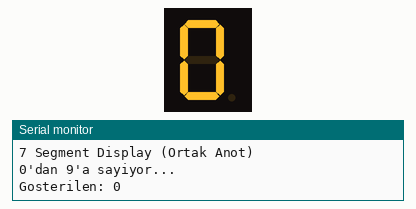
Simulated run of this sketch. Board: Arduino Uno, built with avr-gcc and run on an emulated ATmega328P. On the bench: 1-digit seven-segment display, the last lines printed to the serial monitor. Wiring (inferred from the names in the program): 1-digit 7-segment display, segments lit when LOW: segments pin 2, pin 3, pin 4, pin 5, pin 6, pin 7, pin 8. The segment pins are drawn as the display they are named for.

Above: at 0.1 s.
At 1.1 s:
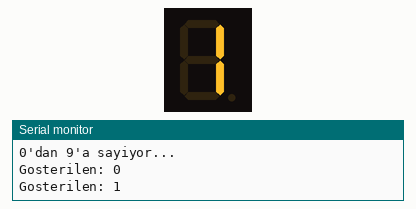
At 2.1 s:
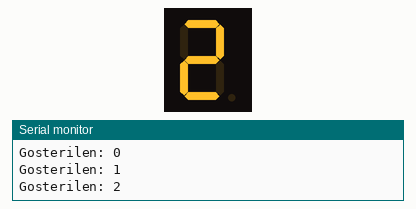
At 4.1 s:
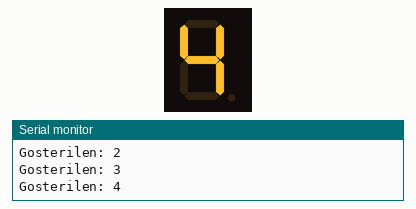
At 6.1 s:
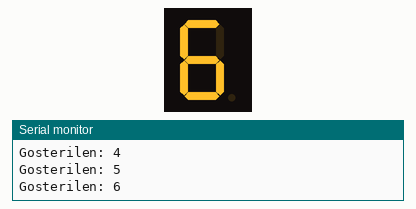
At 9.1 s:
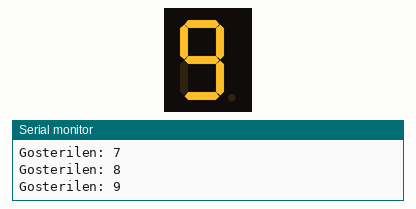

Measured:
- by itself, everything shown: repeats every 10.0 s, in 11 steps
- what the display in image 1 shows lasts 1.0 s, from 1.0 s to 2.0 s

The sketch:

7_segment.ino
```cpp
// 7 Segment Display Pin Tanımlamaları (Aynı)
int A = 2;
int B = 3;
int C = 4;
int D = 5;
int E = 6;
int F = 7;
int G = 8;

void setup() {
  // Tüm pinleri çıkış olarak ayarla
  pinMode(A, OUTPUT);
  pinMode(B, OUTPUT);
  pinMode(C, OUTPUT);
  pinMode(D, OUTPUT);
  pinMode(E, OUTPUT);
  pinMode(F, OUTPUT);
  pinMode(G, OUTPUT);

  // Başlangıçta tüm segmentleri söndür (HIGH yap)
  temizle();

  Serial.begin(9600);
  Serial.println("7 Segment Display (Ortak Anot)");
  Serial.println("0'dan 9'a sayiyor...");
}

void loop() {
  // 0'dan 9'a kadar say
  for (int sayi = 0; sayi <= 9; sayi++) {
    Serial.print("Gosterilen: ");
    Serial.println(sayi);

    rakamGoster(sayi);
    delay(1000); // 1 saniye bekle
    temizle();
  }

  Serial.println("Dongu tamamlandi, tekrar basliyor...");
}

// Rakam gösterme fonksiyonu (ORTAK ANOT için)
// DİKKAT: HIGH ve LOW'lar ters çevrildi!
void rakamGoster(int rakam) {
  switch(rakam) {
    case 0: // 0: A,B,C,D,E,F yanar (LOW), G söner (HIGH)
      digitalWrite(A, LOW);
      digitalWrite(B, LOW);
      digitalWrite(C, LOW);
      digitalWrite(D, LOW);
      digitalWrite(E, LOW);
      digitalWrite(F, LOW);
      digitalWrite(G, HIGH);
      break;

    case 1: // 1: B,C yanar (LOW)
      digitalWrite(A, HIGH);
      digitalWrite(B, LOW);
      digitalWrite(C, LOW);
      digitalWrite(D, HIGH);
      digitalWrite(E, HIGH);
      digitalWrite(F, HIGH);
      digitalWrite(G, HIGH);
      break;

    case 2: // 2: A,B,G,E,D yanar (LOW)
      digitalWrite(A, LOW);
      digitalWrite(B, LOW);
      digitalWrite(C, HIGH);
      digitalWrite(D, LOW);
      digitalWrite(E, LOW);
      digitalWrite(F, HIGH);
      digitalWrite(G, LOW);
      break;

    case 3: // 3: A,B,C,D,G yanar (LOW)
      digitalWrite(A, LOW);
      digitalWrite(B, LOW);
      digitalWrite(C, LOW);
      digitalWrite(D, LOW);
      digitalWrite(E, HIGH);
      digitalWrite(F, HIGH);
      digitalWrite(G, LOW);
      break;

    case 4: // 4: F,G,B,C yanar (LOW)
      digitalWrite(A, HIGH);
      digitalWrite(B, LOW);
      digitalWrite(C, LOW);
      digitalWrite(D, HIGH);
      digitalWrite(E, HIGH);
      digitalWrite(F, LOW);
      digitalWrite(G, LOW);
      break;

    case 5: // 5: A,F,G,C,D yanar (LOW)
      digitalWrite(A, LOW);
      digitalWrite(B, HIGH);
      digitalWrite(C, LOW);
      digitalWrite(D, LOW);
      digitalWrite(E, HIGH);
      digitalWrite(F, LOW);
      digitalWrite(G, LOW);
      break;

    case 6: // 6: A,F,E,D,C,G yanar (LOW)
      digitalWrite(A, LOW);
      digitalWrite(B, HIGH);
      digitalWrite(C, LOW);
      digitalWrite(D, LOW);
      digitalWrite(E, LOW);
      digitalWrite(F, LOW);
      digitalWrite(G, LOW);
      break;

    case 7: // 7: A,B,C yanar (LOW)
      digitalWrite(A, LOW);
      digitalWrite(B, LOW);
      digitalWrite(C, LOW);
      digitalWrite(D, HIGH);
      digitalWrite(E, HIGH);
      digitalWrite(F, HIGH);
      digitalWrite(G, HIGH);
      break;

    case 8: // 8: Tüm segmentler yanar (LOW)
      digitalWrite(A, LOW);
      digitalWrite(B, LOW);
      digitalWrite(C, LOW);
      digitalWrite(D, LOW);
      digitalWrite(E, LOW);
      digitalWrite(F, LOW);
      digitalWrite(G, LOW);
      break;

    case 9: // 9: A,B,C,D,F,G yanar (LOW)
      digitalWrite(A, LOW);
      digitalWrite(B, LOW);
      digitalWrite(C, LOW);
      digitalWrite(D, LOW);
      digitalWrite(E, HIGH);
      digitalWrite(F, LOW);
      digitalWrite(G, LOW);
      break;
  }
}

// Tüm segmentleri söndür (ORTAK ANOT için HIGH yap)
void temizle() {
  digitalWrite(A, HIGH);
  digitalWrite(B, HIGH);
  digitalWrite(C, HIGH);
  digitalWrite(D, HIGH);
  digitalWrite(E, HIGH);
  digitalWrite(F, HIGH);
  digitalWrite(G, HIGH);
}
```
